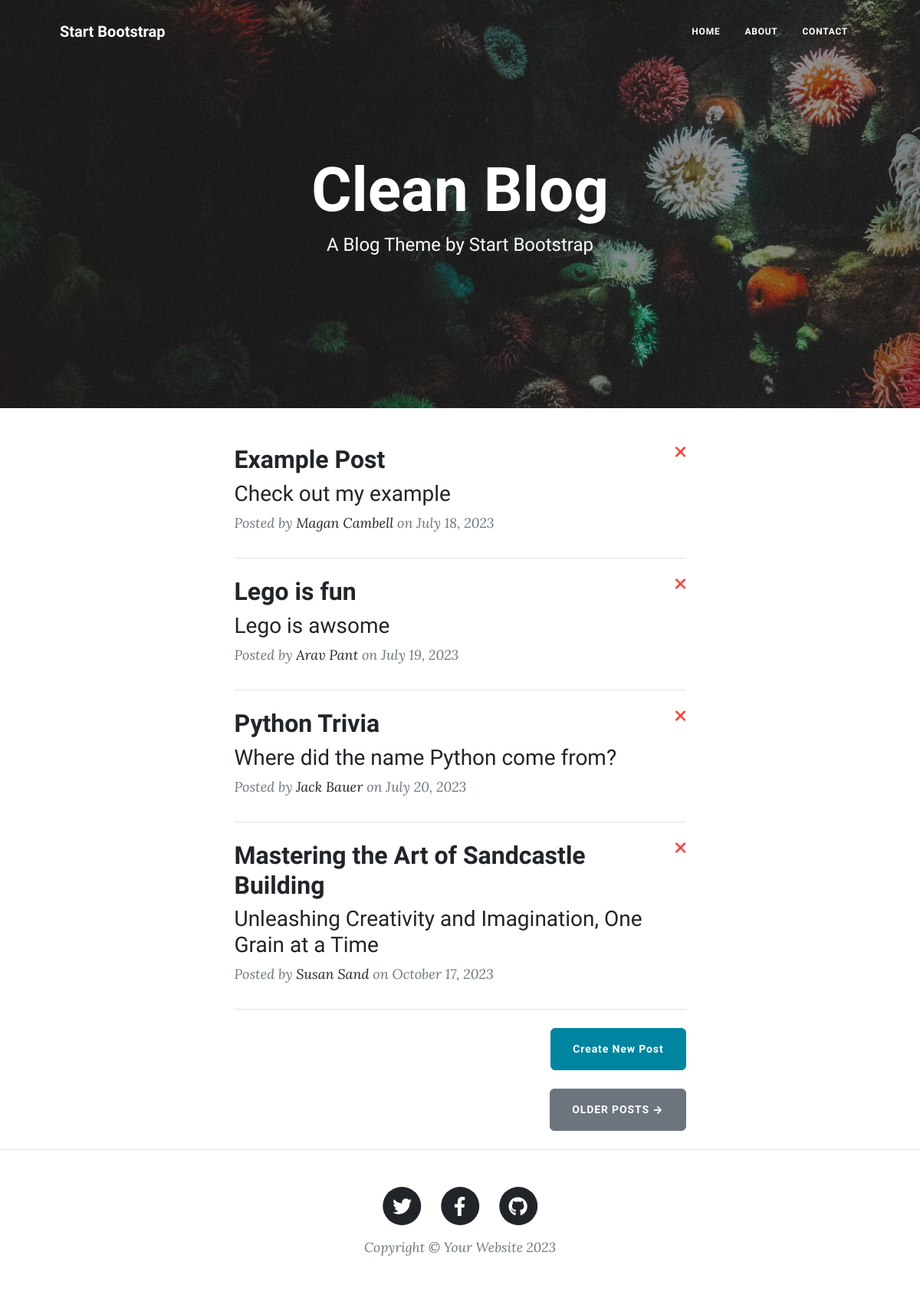
The page / on the database its author committed.
### main.py (models this page shows)
class BlogPost(db.Model):
    id = db.Column(db.Integer, primary_key=True)
    title = db.Column(db.String(250), unique=True, nullable=False)
    subtitle = db.Column(db.String(250), nullable=False)
    date = db.Column(db.String(250), nullable=False)
    body = db.Column(db.Text, nullable=False)
    author = db.Column(db.String(250), nullable=False)
    img_url = db.Column(db.String(250), nullable=False)

### main.py (the view)
@app.route("/")
def get_all_posts():
    posts = BlogPost.query.all()
    return render_template("index.html", all_posts=posts)

### templates/index.html
{% include "header.html" %}
<header
  class="masthead"
  style="background-image: url('../static/assets/img/home-bg.jpg')"
>
  <div class="container position-relative px-4 px-lg-5">
    <div class="row gx-4 gx-lg-5 justify-content-center">
      <div class="col-md-10 col-lg-8 col-xl-7">
        <div class="site-heading">
          <h1>Clean Blog</h1>
          <span class="subheading">A Blog Theme by Start Bootstrap</span>
        </div>
      </div>
    </div>
  </div>
</header>
<div class="container px-4 px-lg-5">
  <div class="row gx-4 gx-lg-5 justify-content-center">
    <div class="col-md-10 col-lg-8 col-xl-7">
      {% for post in all_posts %}
      <div class="post-preview">
        <a href="{{ url_for('show_post', post_id=post.id) }}">
          <div class="post-controls">
            <h2 class="post-title">{{ post.title }}</h2>
            <a
              class="delete-btn"
              href="{{ url_for('delete_post', post_id=post.id)}}"
              >❌</a
            >
          </div>
          <h3 class="post-subtitle">{{ post.subtitle }}</h3>
        </a>
        <p class="post-meta">
          Posted by
          <a href="#">{{post.author}}</a>
          on {{post.date}}
        </p>
      </div>
      <hr class="my-4" />
      {% endfor %}
      <div class="d-flex justify-content-end mb-4">
        <a class="btn btn-primary float-right" href="{{ url_for('new_post')}}"
          >Create New Post</a
        >
      </div>
      <div class="d-flex justify-content-end mb-4">
        <a class="btn btn-secondary text-uppercase" href="#!">Older Posts →</a>
      </div>
    </div>
  </div>
</div>
{% include "footer.html" %}

### rows shown on the page
BlogPost: title "Example Post", subtitle "Check out my example", author "Magan Cambell", date "July 18, 2023"
BlogPost: title "Lego is fun", subtitle "Lego is awsome", author "Arav Pant", date "July 19, 2023"
BlogPost: title "Python Trivia", subtitle "Where did the name Python come from?", author "Jack Bauer", date "July 20, 2023"
BlogPost: title "Mastering the Art of Sandcastle Building", subtitle "Unleashing Creativity and Imagination, One Grain at a Time", author "Susan Sand", date "October 17, 2023"
